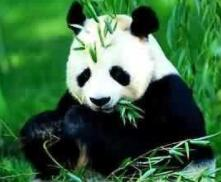
#> input picture Cluster/panda.jpg, 221 x 182 px
$ python test.py   (Python 2 division)
#> lines starting #> are read from the running program, lines starting #| are printed output that depends on the picture
# -*- coding: utf-8 -*-
from skimage import io
from sklearn.cluster import KMeans
import numpy as np
image = io.imread('panda.jpg')
#> image is the input picture: shape (182, 221, 3); mean R, G, B 58.8, 103.4, 64.7
io.imshow(image)
io.show()
rows = image.shape[0]
#> rows = 182
cols = image.shape[1]
#> cols = 221
image = image.reshape(image.shape[0]*image.shape[1],3)
print len(image)
#| 40222
kmeans = KMeans(n_clusters = 16, n_init=10, max_iter=10)
kmeans.fit(image)
clusters = np.asarray(kmeans.cluster_centers_,dtype=np.uint8)
labels = np.asarray(kmeans.labels_,dtype=np.uint8 )
print len(labels)
labels = labels.reshape(rows,cols);

image = np.zeros((labels.shape[0], labels.shape[1], 3), dtype=np.uint8)
for i in range(labels.shape[0]):
    for j in range(labels.shape[1]):
        image[i, j, :] = clusters[labels[i, j], :]
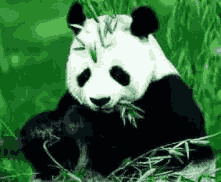
#> image: shape (182, 221, 3); mean of channels 0, 1, 2 58.4, 102.9, 64; drawn as R, G, B

io.imsave('reconstructed_panda.jpg', image);
io.imshow(image)
io.show()
